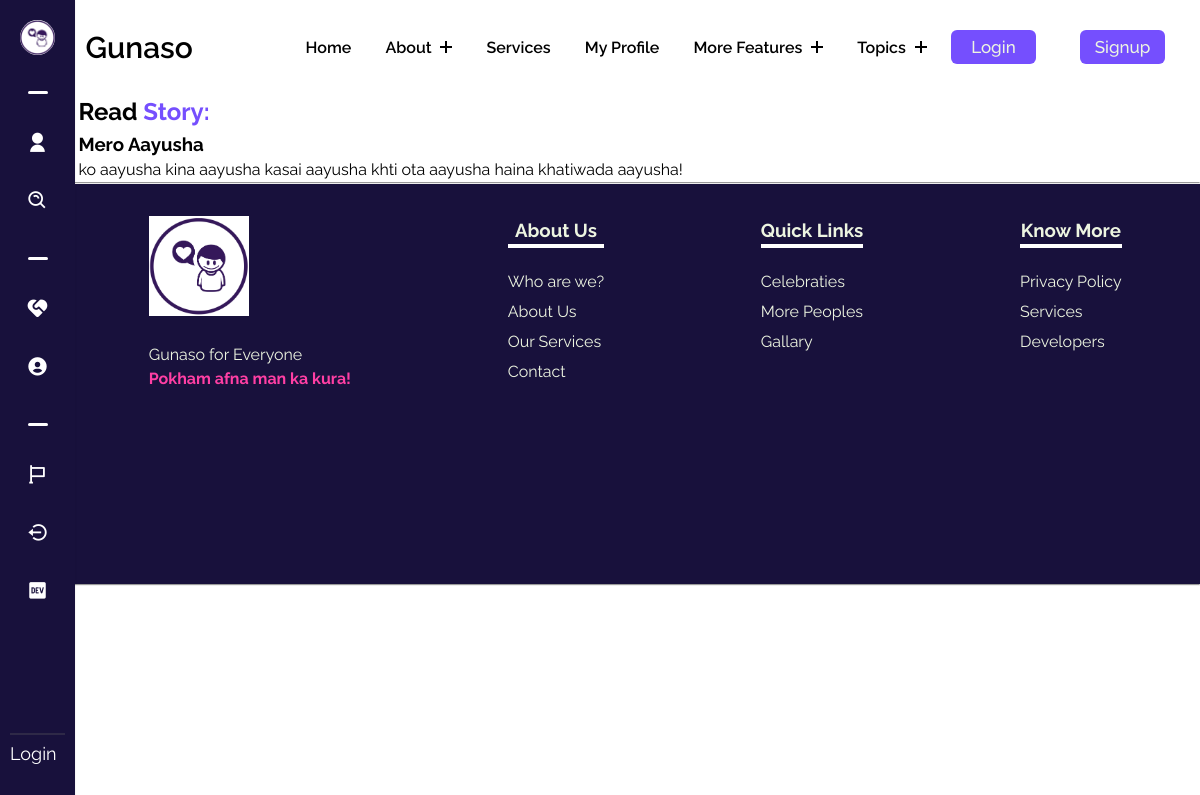
The page /read-story/ on the database as committed earlier.
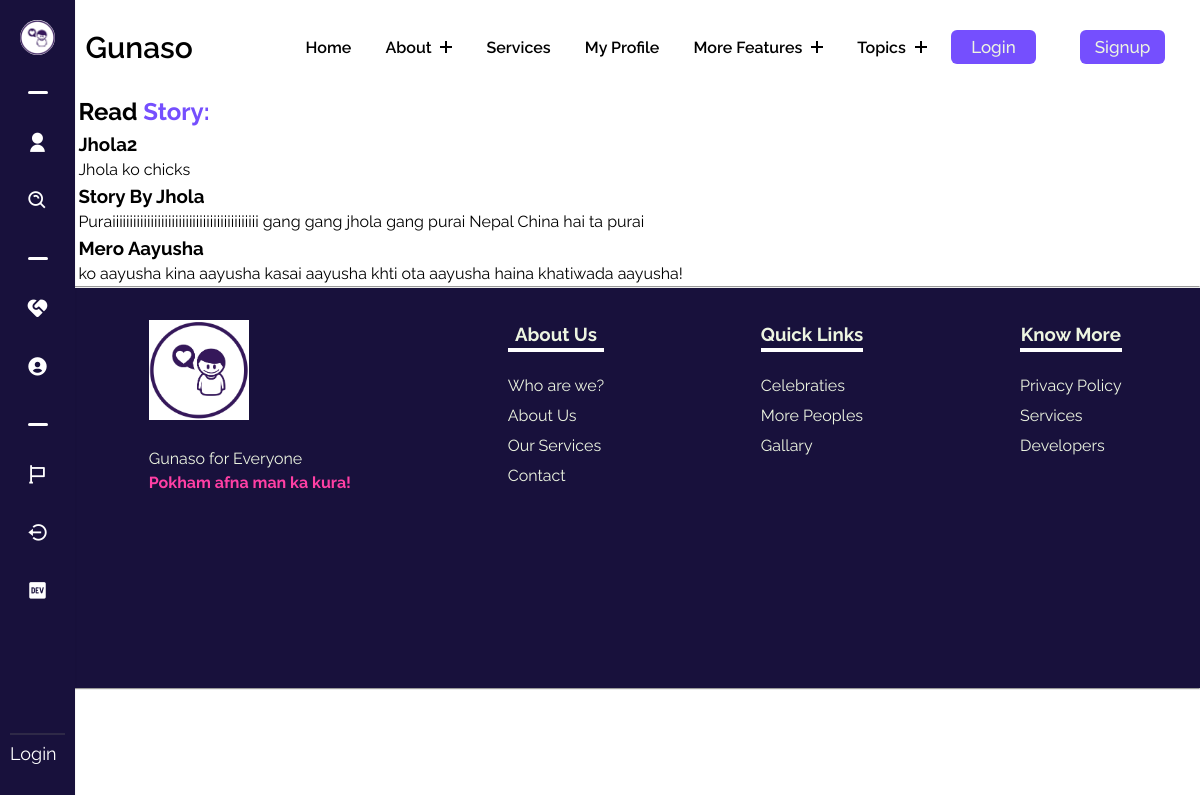
The same page on the database as committed later.
### gunasoApp/models.py (models this page shows, shortened)
class Story(models.Model):
    sno = models.AutoField(primary_key=True)
    user = models.ForeignKey(User, on_delete=models.CASCADE)
    storySubject = models.CharField(max_length = 255)
    storyType = models.CharField(max_length = 50)
    storyContent = models.TextField(blank=True)

### gunasoApp/views.py (the view)
# urls.py: path('read-story/',views.readstory, name='readstory'),
def readstory(request):
    stories = Story.objects.all()[::-1]
    context = {"stories":stories}
    return render(request, 'readstory.html', context)

### templates/readstory.html (shortened to what this page needs)
{% extends 'base.html' %}
{% load static %}
    {% block base_style%}
    {{ block.super }}
    <link rel="stylesheet" href="{% static 'styles/readstory.css' %}">
    {% endblock base_style%}
    {% block content %}
    <div class="readstorymain">
        <h2>Read <span>Story:</span></h2>
        {% for item in stories %}
        <h3>{{item.storySubject}}</h3>
        <p>{{item.storyContent}}</p>
        {% endfor %}
    </div>
    {% endblock %}

Rows that differ between the two databases and show on the page:
added Story: storySubject "Jhola2", storyContent "Jhola ko chicks"
added Story: storySubject "Story By Jhola", storyContent "Puraiiiiiiiiiiiiiiiiiiiiiiiiiiiiiiiiiiiiiiiiii gang gang jhola gang purai Nepal China hai ta purai"
